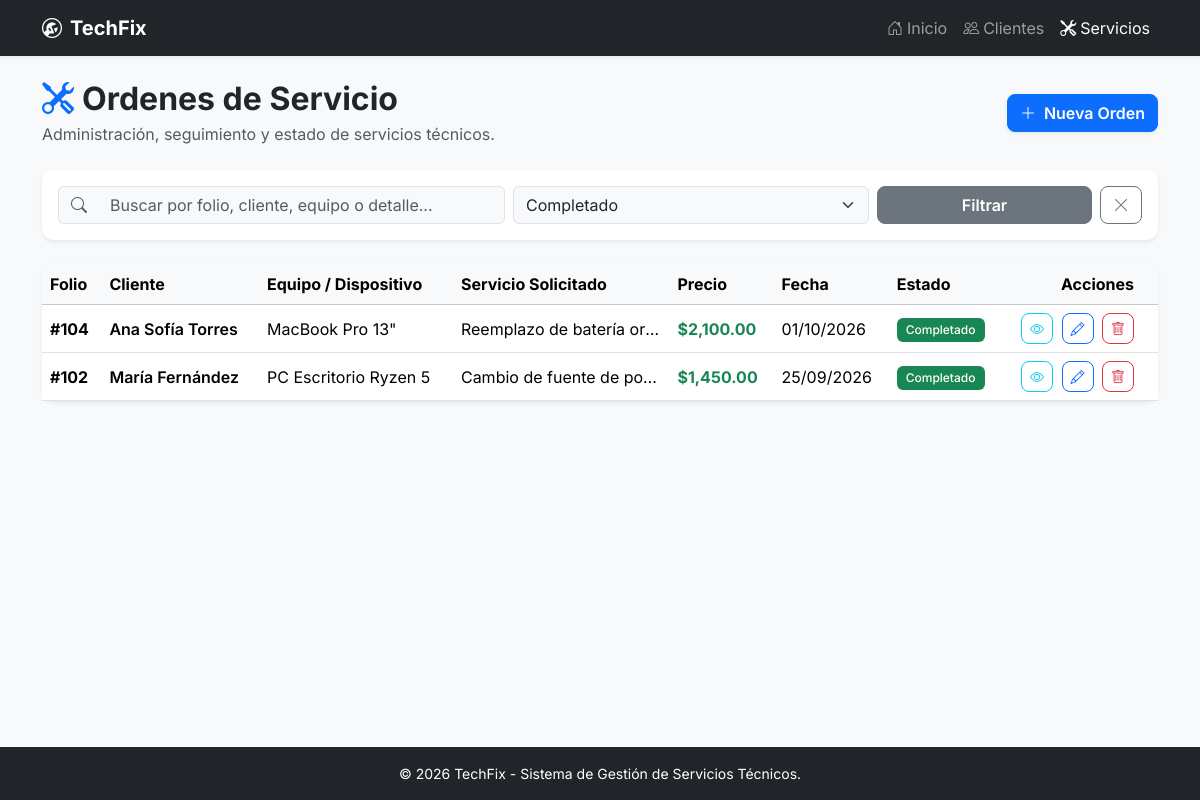
The page /servicios.php?estado=Completado on the database its author committed.
### tables this page shows
CREATE TABLE IF NOT EXISTS `servicios` (
  `id` INT AUTO_INCREMENT PRIMARY KEY,
  `cliente_id` INT NOT NULL,
  `equipo` VARCHAR(150) NOT NULL,
  `servicio` TEXT NOT NULL,
  `precio` DECIMAL(10,2) NOT NULL DEFAULT 0.00,
  `estado` ENUM('Pendiente', 'En proceso', 'Completado', 'Cancelado') NOT NULL DEFAULT 'Pendiente',
  `fecha_ingreso` DATE NOT NULL,
  `created_at` TIMESTAMP DEFAULT CURRENT_TIMESTAMP,
  CONSTRAINT `fk_servicios_cliente` FOREIGN KEY (`cliente_id`) REFERENCES `clientes` (`id`) ON DELETE CASCADE ON UPDATE CASCADE
);

CREATE TABLE IF NOT EXISTS `clientes` (
  `id` INT AUTO_INCREMENT PRIMARY KEY,
  `nombre` VARCHAR(100) NOT NULL,
  `email` VARCHAR(100) NOT NULL,
  `telefono` VARCHAR(20) NOT NULL,
  `ciudad` VARCHAR(100) NOT NULL,
  `created_at` TIMESTAMP DEFAULT CURRENT_TIMESTAMP
);

### servicios.php (the view, shortened to what this page needs)
<?php
require_once 'includes/db.php';
$filterEstado = trim($_GET['estado'] ?? '');
$search       = trim($_GET['search'] ?? '');
$servicios    = [];
$listaClientes= [];
if ($pdo) {
    try {
        $stmtC = $pdo->query("SELECT id, nombre FROM clientes ORDER BY nombre ASC");
        $listaClientes = $stmtC->fetchAll();
        $sql = "
            SELECT s.*, c.nombre AS cliente_nombre, c.email AS cliente_email, c.telefono AS cliente_telefono
            FROM servicios s
            JOIN clientes c ON s.cliente_id = c.id
            WHERE 1=1
        ";
        $params = [];
        if (!empty($filterEstado)) {
            $sql .= " AND s.estado = ?";
            $params[] = $filterEstado;
        }
        $sql .= " ORDER BY s.id DESC";
        $stmt = $pdo->prepare($sql);
        $stmt->execute($params);
        $servicios = $stmt->fetchAll();
    } catch (PDOException $e) {
        $dbErrorMsg = $e->getMessage();
    }
}
function getBadgeClass($estado) {
    switch ($estado) {
        case 'Completado':
            return 'bg-success';
    }
}
require_once 'includes/header.php';
require_once 'includes/navbar.php';
?>
<div class="container my-4">
    <div class="d-flex flex-column flex-md-row justify-content-between align-items-md-center mb-4 gap-3">
        <div>
            <h2 class="fw-bold mb-1"><i class="bi bi-tools me-2 text-primary"></i>Ordenes de Servicio</h2>
            <p class="text-muted mb-0">Administración, seguimiento y estado de servicios técnicos.</p>
        </div>
        <button class="btn btn-primary shadow-sm fw-semibold" data-bs-toggle="modal" data-bs-target="#modalCrearServicio" <?php echo (empty($listaClientes) || !$pdo) ? 'disabled' : ''; ?>>
            <i class="bi bi-plus-lg me-2"></i>Nueva Orden
        </button>
    </div>
    <div class="card border-0 shadow-sm mb-4">
        <div class="card-body p-3">
            <form method="GET" action="servicios.php" class="row g-2 align-items-center">
                <div class="col-md-5 col-12">
                    <div class="input-group">
                        <span class="input-group-text bg-light border-end-0"><i class="bi bi-search text-muted"></i></span>
                        <input type="text" name="search" class="form-control bg-light border-start-0" placeholder="Buscar por folio, cliente, equipo o detalle..." value="<?php echo htmlspecialchars($search); ?>">
                    </div>
                </div>
                <div class="col-md-4 col-12">
                    <select name="estado" class="form-select bg-light" onchange="this.form.submit()">
                        <option value="Completado" <?php echo $filterEstado === 'Completado' ? 'selected' : ''; ?>>Completado</option>
                    </select>
                </div>
                <div class="col-md-3 col-12 d-flex gap-2">
                    <button type="submit" class="btn btn-secondary w-100 fw-semibold">Filtrar</button>
                    <?php if (!empty($search) || !empty($filterEstado)): ?>
                        <a href="servicios.php" class="btn btn-outline-secondary" title="Limpiar filtros"><i class="bi bi-x-lg"></i></a>
                    <?php endif; ?>
                </div>
            </form>
        </div>
    </div>
    <div class="card border-0 shadow-sm">
        <div class="card-body p-0">
            <div class="table-responsive">
                <table class="table table-hover align-middle mb-0">
                    <thead class="table-light">
                        <tr>
                            <th>Folio</th>
                            <th>Cliente</th>
                            <th>Equipo / Dispositivo</th>
                            <th>Servicio Solicitado</th>
                            <th>Precio</th>
                            <th>Fecha</th>
                            <th>Estado</th>
                            <th class="text-end pe-4">Acciones</th>
                        </tr>
                    </thead>
                    <tbody>
                        <?php if (!empty($servicios)): ?>
                            <?php foreach ($servicios as $srv): ?>
                                <tr>
                                    <td class="fw-bold">#<?php echo $srv['id']; ?></td>
                                    <td class="fw-semibold"><?php echo htmlspecialchars($srv['cliente_nombre']); ?></td>
                                    <td><?php echo htmlspecialchars($srv['equipo']); ?></td>
                                    <td class="text-truncate" style="max-width: 200px;"><?php echo htmlspecialchars($srv['servicio']); ?></td>
                                    <td class="fw-bold text-success">$<?php echo number_format($srv['precio'], 2); ?></td>
                                    <td><?php echo date('d/m/Y', strtotime($srv['fecha_ingreso'])); ?></td>
                                    <td>
                                        <span class="badge <?php echo getBadgeClass($srv['estado']); ?>">
                                            <?php echo htmlspecialchars($srv['estado']); ?>
                                        </span>
                                    </td>
                                    <td class="text-end pe-4">
                                        <button
                                            class="btn btn-sm btn-outline-info me-1 btn-ver-servicio"
                                            data-bs-toggle="modal"
                                            data-bs-target="#modalVerServicio"
                                            data-id="<?php echo $srv['id']; ?>"
                                            data-cliente="<?php echo htmlspecialchars($srv['cliente_nombre']); ?>"
                                            data-email="<?php echo htmlspecialchars($srv['cliente_email']); ?>"
                                            data-telefono="<?php echo htmlspecialchars($srv['cliente_telefono']); ?>"
                                            data-equipo="<?php echo htmlspecialchars($srv['equipo']); ?>"
                                            data-servicio="<?php echo htmlspecialchars($srv['servicio']); ?>"
                                            data-precio="$<?php echo number_format($srv['precio'], 2); ?>"
                                            data-fecha="<?php echo date('d/m/Y', strtotime($srv['fecha_ingreso'])); ?>"
                                            data-estado="<?php echo htmlspecialchars($srv['estado']); ?>"
                                            title="Ver detalle">
                                            <i class="bi bi-eye"></i>
                                        </button>
                                        <button
                                            class="btn btn-sm btn-outline-primary me-1 btn-edit-servicio"
                                            data-bs-toggle="modal"
                                            data-bs-target="#modalEditarServicio"
                                            data-id="<?php echo $srv['id']; ?>"
                                            data-cliente_id="<?php echo $srv['cliente_id']; ?>"
                                            data-equipo="<?php echo htmlspecialchars($srv['equipo']); ?>"
                                            data-servicio="<?php echo htmlspecialchars($srv['servicio']); ?>"
                                            data-precio="<?php echo $srv['precio']; ?>"
                                            data-estado="<?php echo htmlspecialchars($srv['estado']); ?>"
                                            data-fecha="<?php echo $srv['fecha_ingreso']; ?>"
                                            title="Editar orden">
                                            <i class="bi bi-pencil"></i>
                                        </button>
                                        <button
                                            class="btn btn-sm btn-outline-danger btn-delete-servicio"
                                            data-bs-toggle="modal"
                                            data-bs-target="#modalEliminarServicio"
                                            data-id="<?php echo $srv['id']; ?>"
                                            title="Eliminar orden">
                                            <i class="bi bi-trash"></i>
                                        </button>
                                    </td>
                                </tr>
                            <?php endforeach; ?>
                        <?php endif; ?>
                    </tbody>
                </table>
            </div>
        </div>
    </div>
</div>
<?php
require_once 'includes/footer.php';
?>

### includes/header.php (style rules this page uses)
body { font-family: 'Inter', sans-serif; }
.card { border-radius: 12px; }
.btn { border-radius: 8px; }
.badge { font-weight: 500; padding: 0.5em 0.75em; }

### rows shown on the page
servicios: id "104", cliente.nombre "Ana Sofía Torres", equipo "MacBook Pro 13\"", servicio "Reemplazo de batería or…", precio "2,100.00", fecha_ingreso "01/10/2026", estado "Completado"
servicios: id "102", cliente.nombre "María Fernández", equipo "PC Escritorio Ryzen 5", servicio "Cambio de fuente de po…", precio "1,450.00", fecha_ingreso "25/09/2026", estado "Completado"
